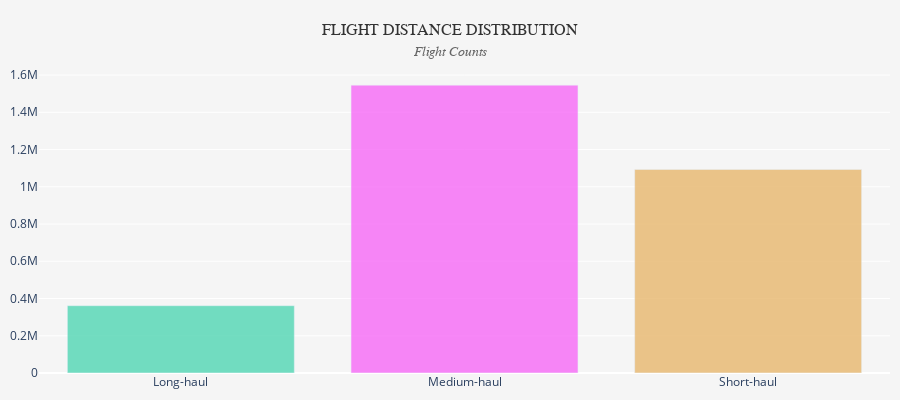

Notebook code for this chart:
### Markdown cell above
### Chart: Flight Distance Distribution

### Code cell
df_distance_departures = (
    df_flights
    .group_by("DISTANCE_CAT")
    .agg(pl.len().alias("n_flights")).sort("DISTANCE_CAT")
)

fig_4 = px.bar(df_distance_departures,
            x='DISTANCE_CAT', y='n_flights',
            color='DISTANCE_CAT', color_discrete_map = year_colors,
            height=400, 
            color_discrete_sequence = ["#f76af7", "#e8b76d", "#51d6b3"])
fig_4.update_layout(showlegend = False,
                  xaxis_title = None, yaxis_title = None,
                  title=dict(
                    text=(
                        "FLIGHT DISTANCE DISTRIBUTION"
                        "<br><span style='font-size:14px;color:#666;font-style:italic'>Flight Counts</span>"
                    ),
                    x=0.5,
                    xanchor="center"
                  ),
                  margin = dict(l=10, r=10, t=70, b=10),
                  paper_bgcolor="#f5f5f5",   # nền toàn figure (kể cả title)
                  plot_bgcolor="#f5f5f5",    # nền vùng bar chart
                  title_font=dict(size=16, color="#333", family="Comic Sans MS")
)
fig_4.update_traces(opacity = 0.8)
fig_4.show()

### Figure 1 — Plotly figure (JSON) as saved in the notebook; plotly's stock layout.template omitted (floating-point values rounded to 4 significant figures)
{"data": [{"hovertemplate": "DISTANCE_CAT=%{x}<br>n_flights=%{y}<extra></extra>", "legendgroup": "Long-haul", "marker": {"color": "#51d6b3", "pattern": {"shape": ""}}, "name": "Long-haul", "opacity": 0.8, "orientation": "v", "showlegend": true, "textposition": "auto", "type": "bar", "x": ["Long-haul"], "xaxis": "x", "y": [361351], "yaxis": "y"}, {"hovertemplate": "DISTANCE_CAT=%{x}<br>n_flights=%{y}<extra></extra>", "legendgroup": "Medium-haul", "marker": {"color": "#f76af7", "pattern": {"shape": ""}}, "name": "Medium-haul", "opacity": 0.8, "orientation": "v", "showlegend": true, "textposition": "auto", "type": "bar", "x": ["Medium-haul"], "xaxis": "x", "y": [1545737], "yaxis": "y"}, {"hovertemplate": "DISTANCE_CAT=%{x}<br>n_flights=%{y}<extra></extra>", "legendgroup": "Short-haul", "marker": {"color": "#e8b76d", "pattern": {"shape": ""}}, "name": "Short-haul", "opacity": 0.8, "orientation": "v", "showlegend": true, "textposition": "auto", "type": "bar", "x": ["Short-haul"], "xaxis": "x", "y": [1092912], "yaxis": "y"}], "layout": {"barmode": "relative", "height": 400, "legend": {"title": {"text": "DISTANCE_CAT"}, "tracegroupgap": 0}, "margin": {"b": 10, "l": 10, "r": 10, "t": 70}, "paper_bgcolor": "#f5f5f5", "plot_bgcolor": "#f5f5f5", "showlegend": false, "title": {"font": {"color": "#333", "family": "Comic Sans MS", "size": 16}, "text": "FLIGHT DISTANCE DISTRIBUTION<br><span style='font-size:14px;color:#666;font-style:italic'>Flight Counts</span>", "x": 0.5, "xanchor": "center"}, "xaxis": {"anchor": "y", "categoryarray": ["Long-haul", "Medium-haul", "Short-haul"], "categoryorder": "array", "domain": [0, 1], "title": {}}, "yaxis": {"anchor": "x", "domain": [0, 1], "title": {}}}}
